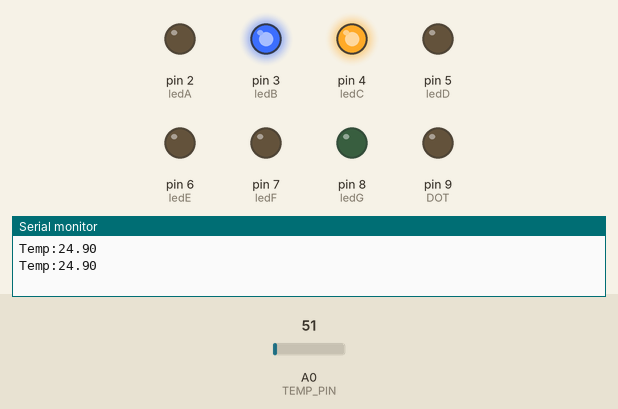
The sketch below on a simulated Arduino Uno, built with avr-gcc and run on an emulated ATmega328P. Shown: output pins drawn as LEDs (lit = HIGH), the last lines printed to the serial monitor. The test bench sets the inputs (shaded band); at power-on: A0 (TEMP_PIN) = 51.

Above: at 1.8 s.
1.9 s: A0 (TEMP_PIN) set to 58
At 3.0 s:
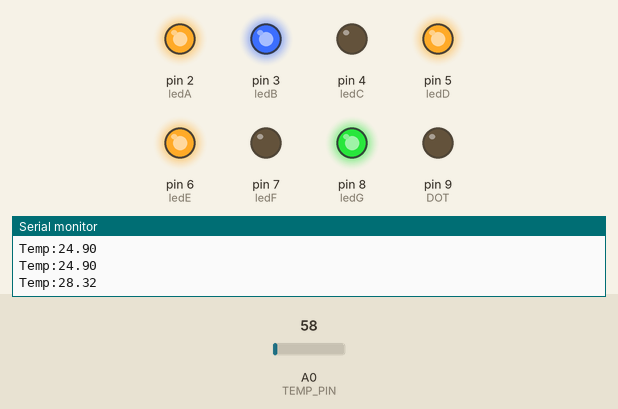
3.5 s: A0 (TEMP_PIN) set to 71
At 4.5 s:
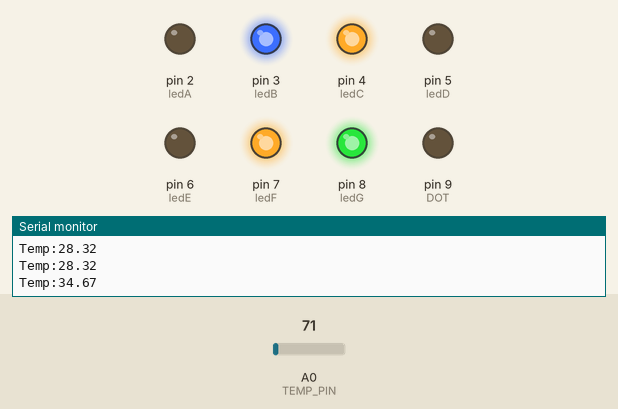
5.5 s: A0 (TEMP_PIN) set to 61
At 7.2 s:
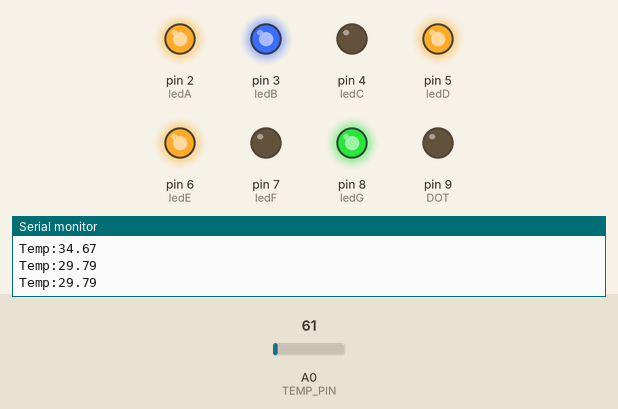
7.5 s: A0 (TEMP_PIN) set to 86
At 8.9 s:
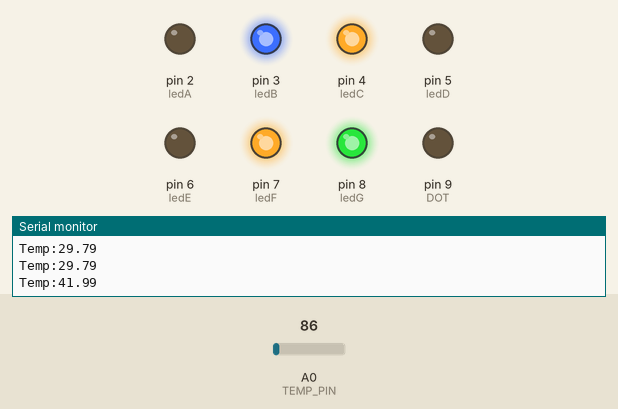
Timing chart, 0 to 10.5 s (numbered marks = the images above; inputs shaded):
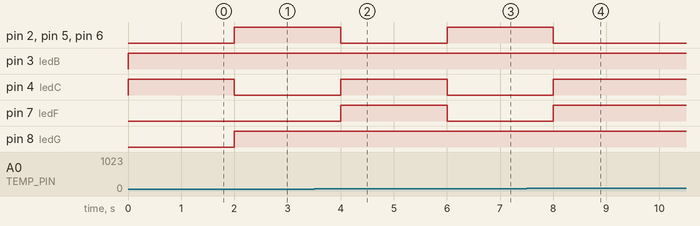

The sketch:

golden_bell_C17-1.ino
```cpp
int TEMP_PIN=A0;
int value;
float Temp_current;

int ledA=2;
int ledB=3;
int ledC=4;
int ledD=5;
int ledE=6;
int ledF=7;
int ledG=8;
int DOT=9;

void setup() {
  pinMode(TEMP_PIN, INPUT);
  pinMode(ledA, OUTPUT);
  pinMode(ledB, OUTPUT);
  pinMode(ledC, OUTPUT);
  pinMode(ledD, OUTPUT);
  pinMode(ledE, OUTPUT);
  pinMode(ledF, OUTPUT);
  pinMode(ledG, OUTPUT);
  pinMode(DOT, OUTPUT);
  Serial.begin(9600);

}


void loop() {

  value = analogRead(TEMP_PIN);
  Temp_current = (5.0*value*100.0)/1024.0;
  if(Temp_current<=25)
  {
    Number(1);
  }

  else if((Temp_current>25)&&(Temp_current<=30))
  {
    Number(2);
  }

  else if(Temp_current>30)
  {
    Number(4);
  }

  Serial.print("Temp:");
  Serial.print(Temp_current);
  Serial.print("\n");
  delay(1000);
 }

 void Number(int n)
{
  switch(n){

    case 0: // 0출력
    digitalWrite(ledA, HIGH);
    digitalWrite(ledB, HIGH);
    digitalWrite(ledC, HIGH);
    digitalWrite(ledD, HIGH);
    digitalWrite(ledE, HIGH);
    digitalWrite(ledF, HIGH);
    digitalWrite(ledG, LOW);
    digitalWrite(DOT, LOW);
    break;

    case 1: // 1 출력
    digitalWrite(ledA, LOW);
    digitalWrite(ledB, HIGH);
    digitalWrite(ledC, HIGH);
    digitalWrite(ledD, LOW);
    digitalWrite(ledE, LOW);
    digitalWrite(ledF, LOW);
    digitalWrite(ledG, LOW);
    digitalWrite(DOT, LOW);
    break;

    case 2: // 2 출력
    digitalWrite(ledA, HIGH);
    digitalWrite(ledB, HIGH);
    digitalWrite(ledC, LOW);
    digitalWrite(ledD, HIGH);
    digitalWrite(ledE, HIGH);
    digitalWrite(ledF, LOW);
    digitalWrite(ledG, HIGH);
    digitalWrite(DOT, LOW);
    break;

    case 3: // 3 출력
    digitalWrite(ledA, HIGH);
    digitalWrite(ledB, HIGH);
    digitalWrite(ledC, HIGH);
    digitalWrite(ledD, HIGH);
    digitalWrite(ledE, LOW);
    digitalWrite(ledF, LOW);
    digitalWrite(ledG, HIGH);
    digitalWrite(DOT, LOW);
    break;

    case 4: // 4 출력
    digitalWrite(ledA, LOW);
    digitalWrite(ledB, HIGH);
    digitalWrite(ledC, HIGH);
    digitalWrite(ledD, LOW);
    digitalWrite(ledE, LOW);
    digitalWrite(ledF, HIGH);
    digitalWrite(ledG, HIGH);
    digitalWrite(DOT, LOW);
    break;

    case 5: // 5 출력
    digitalWrite(ledA, HIGH);
    digitalWrite(ledB, LOW);
    digitalWrite(ledC, HIGH);
    digitalWrite(ledD, HIGH);
    digitalWrite(ledE, LOW);
    digitalWrite(ledF, HIGH);
    digitalWrite(ledG, HIGH);
    digitalWrite(DOT, LOW);
    break;

    case 6: // 6 출력
    digitalWrite(ledA, HIGH);
    digitalWrite(ledB, LOW);
    digitalWrite(ledC, HIGH);
    digitalWrite(ledD, HIGH);
    digitalWrite(ledE, HIGH);
    digitalWrite(ledF, HIGH);
    digitalWrite(ledG, HIGH);
    digitalWrite(DOT, LOW);
    break;

    case 7: // 7 출력
    digitalWrite(ledA, HIGH);
    digitalWrite(ledB, HIGH);
    digitalWrite(ledC, HIGH);
    digitalWrite(ledD, LOW);
    digitalWrite(ledE, LOW);
    digitalWrite(ledF, HIGH);
    digitalWrite(ledG, LOW);
    digitalWrite(DOT, LOW);
    break;

    case 8: // 8 출력
    digitalWrite(ledA, HIGH);
    digitalWrite(ledB, HIGH);
    digitalWrite(ledC, HIGH);
    digitalWrite(ledD, HIGH);
    digitalWrite(ledE, HIGH);
    digitalWrite(ledF, HIGH);
    digitalWrite(ledG, HIGH);
    digitalWrite(DOT, LOW);
    break;

    case 9: // 9 출력
    digitalWrite(ledA, HIGH);
    digitalWrite(ledB, HIGH);
    digitalWrite(ledC, HIGH);
    digitalWrite(ledD, HIGH);
    digitalWrite(ledE, LOW);
    digitalWrite(ledF, HIGH);
    digitalWrite(ledG, HIGH);
    digitalWrite(DOT, LOW);
    break;

    default:
    digitalWrite(ledA, LOW);
    digitalWrite(ledB, LOW);
    digitalWrite(ledC, LOW);
    digitalWrite(ledD, LOW);
    digitalWrite(ledE, LOW);
    digitalWrite(ledF, LOW);
    digitalWrite(ledG, LOW);
    digitalWrite(DOT, LOW);
    break;
  }
}
```

Measured:
- the behaviour switches between 51 and 52 on A0 (TEMP_PIN) (found by bisection; images 0 and 1)
- after the input at 1.9 s, pin 2 (ledA), pin 5 (ledD), pin 6 (ledE), pin 8 (ledG): LOW → HIGH after 0.10 s; pin 4 (ledC): HIGH → LOW after 0.10 s
- after the input at 3.5 s, pin 2 (ledA), pin 5 (ledD), pin 6 (ledE): HIGH → LOW after 0.50 s; pin 4 (ledC), pin 7 (ledF): LOW → HIGH after 0.50 s
- after the input at 5.5 s, pin 2 (ledA), pin 5 (ledD), pin 6 (ledE): LOW → HIGH after 0.50 s; pin 4 (ledC), pin 7 (ledF): HIGH → LOW after 0.50 s
- after the input at 7.5 s, pin 2 (ledA), pin 5 (ledD), pin 6 (ledE): HIGH → LOW after 0.51 s; pin 4 (ledC), pin 7 (ledF): LOW → HIGH after 0.51 s
